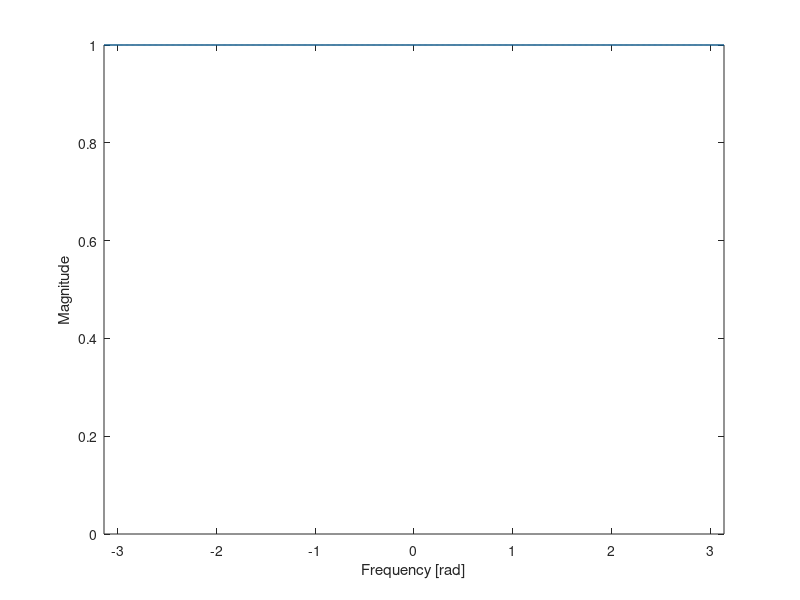
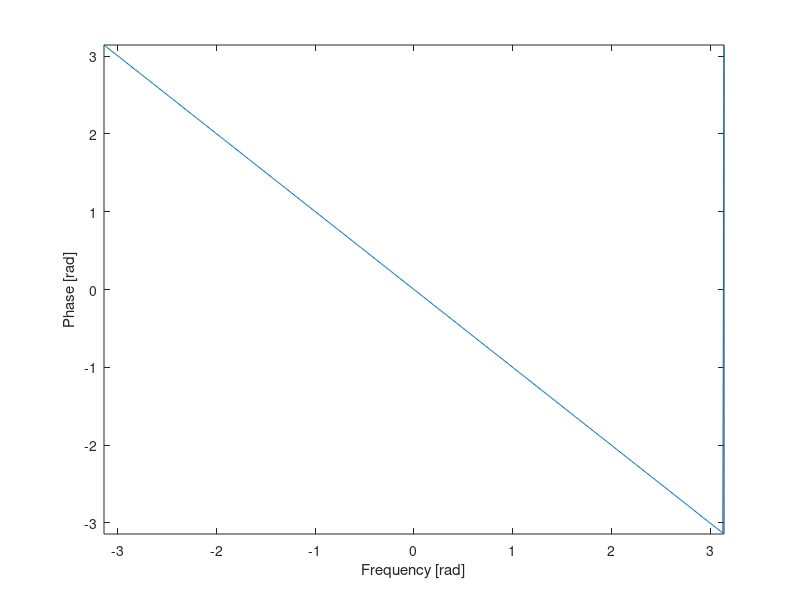
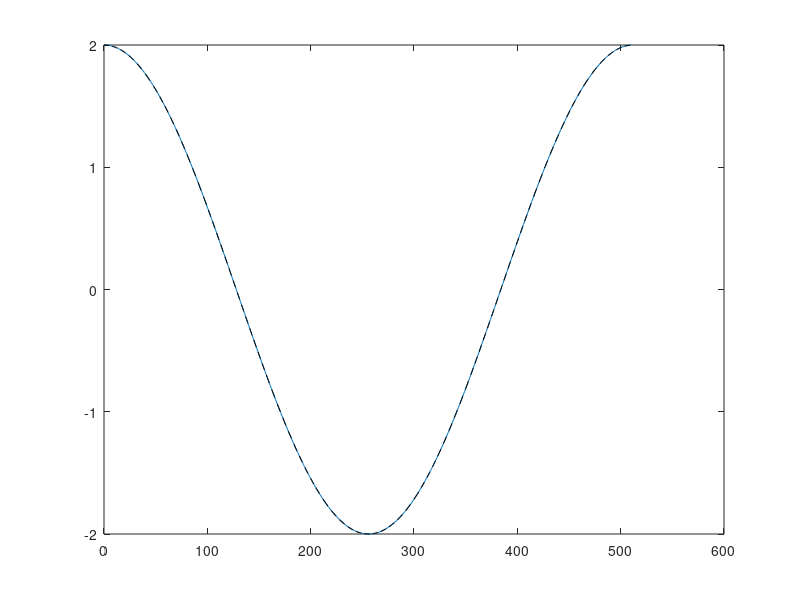

Reproduce these figures in MATLAB, in order.
clear all
close all
clc

b=[0 1]; % bk coefficients for LTI FIR system. In this example, it is a one-sample difference
N=512; % Number of points in DFT
dw=2*pi/N; % delta omega, frequency resolution
kv=-N/2:N/2; % coefficients k in the full DFT

% System frequency response through N-point DFT
H=fft(b, N); % Fast Fourier Transform
absH=abs(H); % Absolute magnitude
argH=angle(H); % Phase of the FIR filter in radians, alternatively atan2(imag(H),real(H)), or atan2d(imag(H),real(H)) to get the answer in degrees

% System Magnitude
absH2=[absH(N/2+1:end) absH(1:N/2+1)]; % The negative part in a DFT lies in the second half of the vector, so we need to swap (see figure 8-5 in the course book)
figure
plot(kv*dw,absH2)
axis([-pi pi 0 max(absH)])
xlabel('Frequency [rad]')
ylabel('Magnitude')

% System Phase
argH2=[argH(N/2+1:end) argH(1:N/2+1)]; % The negative part in a DFT lies in the second half of the vector, so we need to swap (see figure 8-5 in the course book)
figure
plot(kv*dw,argH2)
axis([-pi pi -pi pi])
xlabel('Frequency [rad]')
ylabel('Phase [rad]')

% Test signal
n=0:N-1;
A=2; % Amplitude
k=1; % gives the system's absH(k+1)=1.0018 and argH(k+1)=1.0462 rad (compensation for MATLAB's vector index starting at 1)
fas=0; % Phase given in degrees
s=A*cos(dw * k * n) + 1i * sin(dw * k * n); % signal with one frequency component

y=conv(s,b,'same'); % convolution of the signal with the system
figure
plot(n(1:end-1),y(1:end-1)) % y(1:end-1) may need adjustment if delayed relative to s2(2:end)
hold on

% Reference signal
s2=absH(k+1)*A*cos(dw*k*n+fas*(pi/180)+argH(k+1));
plot(n(1:end-1),s2(2:end),'--k') % s2(2:end) may need adjustment if delayed relative to y(1:end-1)
hold off
